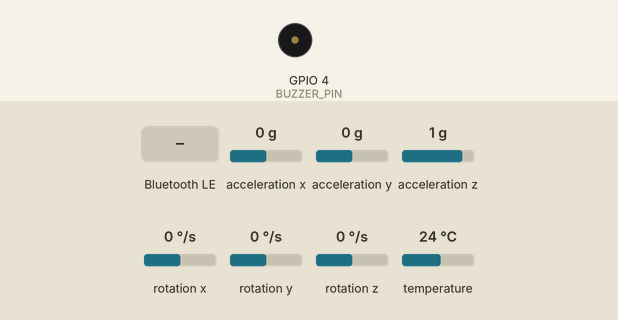
A program run on a simulated ESP32-S3. On the bench: buzzer (waves = sounding, pin HIGH). The inputs (shaded band) are chosen by the test bench; at power-on: acceleration x 0 g, acceleration y 0 g, acceleration z 1 g, rotation x 0 °/s, rotation y 0 °/s, rotation z 0 °/s, temperature 24 °C. Nothing arrives over Bluetooth unless stated; a phone connects over Bluetooth LE 3 s after start; what the program prints to the serial monitor is not drawn.

Above: at 2.2 s.
2.3 s: Bluetooth LE write "ARM" received
4.1 s: Bluetooth LE write "DISARM" received
5.6 s: Bluetooth LE write "START" received
Timing chart, 0 to 8.6 s (numbered marks = the images above; inputs shaded):
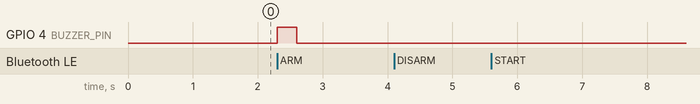

The program:

main.cpp
```cpp
#include <Arduino.h>
#include <Adafruit_MPU6050.h>
#include <Adafruit_Sensor.h>
#include <BLEDevice.h>
#include <BLE2902.h>
#include <BLEServer.h>
#include <BLEUtils.h>
#include <Wire.h>

#define SERVICE_UUID        "7a1e0001-8e47-4a2b-9d8f-4c61247a1000"
#define COMMAND_CHAR_UUID   "7a1e0002-8e47-4a2b-9d8f-4c61247a1000"
#define IMU_DATA_CHAR_UUID  "7a1e0003-8e47-4a2b-9d8f-4c61247a1000"
#define BUZZER_PIN 4
#define IMU_SDA_PIN 8
#define IMU_SCL_PIN 9

const unsigned long SAMPLE_INTERVAL_MS = 20;

Adafruit_MPU6050 mpu;
BLECharacteristic* imuDataCharacteristic = nullptr;

volatile bool armed = false;
volatile bool recording = false;
volatile bool deviceConnected = false;
bool imuReady = false;
unsigned long recordingStartMs = 0;
unsigned long lastSampleMs = 0;

class CommandCallbacks : public BLECharacteristicCallbacks {
    void onWrite(BLECharacteristic* characteristic) override {
        String command = String(characteristic->getValue().c_str());
        command.trim();

        Serial.print("Received command: ");
        Serial.println(command);

        if (command == "ARM") {
            armed = true;
            characteristic->setValue("ARMED");

            digitalWrite(BUZZER_PIN, HIGH);
            delay(300);
            digitalWrite(BUZZER_PIN, LOW);

            Serial.println("BikeGuard armed");
        }
        else if (command == "DISARM") {
            armed = false;
            characteristic->setValue("DISARMED");

            Serial.println("BikeGuard disarmed");
        }
        else if (command == "START") {
            if (!imuReady) {
                characteristic->setValue("IMU_NOT_READY");
                Serial.println("Cannot start recording: IMU is not ready");
                return;
            }

            recordingStartMs = millis();
            lastSampleMs = recordingStartMs - SAMPLE_INTERVAL_MS;
            recording = true;
            characteristic->setValue("RECORDING");

            Serial.println("IMU recording started");
        }
        else if (command == "STOP") {
            recording = false;
            characteristic->setValue("STOPPED");

            Serial.println("IMU recording stopped");
        }
        else {
            characteristic->setValue("UNKNOWN_COMMAND");
            Serial.println("Unknown command");
        }
    }
};

class ServerCallbacks : public BLEServerCallbacks {
    void onConnect(BLEServer* server) override {
        deviceConnected = true;
        Serial.println("Phone connected");
    }

    void onDisconnect(BLEServer* server) override {
        deviceConnected = false;
        recording = false;
        Serial.println("Phone disconnected");
        Serial.println("IMU recording stopped");

        delay(500);
        BLEDevice::startAdvertising();

        Serial.println("Advertising restarted");
    }
};

void setup() {
    Serial.begin(115200);
    delay(1000);

    pinMode(BUZZER_PIN, OUTPUT);
    digitalWrite(BUZZER_PIN, LOW);

    Wire.begin(IMU_SDA_PIN, IMU_SCL_PIN);
    imuReady = mpu.begin();

    if (imuReady) {
        mpu.setAccelerometerRange(MPU6050_RANGE_8_G);
        mpu.setGyroRange(MPU6050_RANGE_500_DEG);
        mpu.setFilterBandwidth(MPU6050_BAND_21_HZ);
        Serial.println("MPU6050 ready");
    } else {
        Serial.println("MPU6050 not found; recording will remain unavailable");
    }

    Serial.println("Starting BikeGuard BLE...");

    BLEDevice::init("BikeGuard");
    BLEDevice::setMTU(185);

    BLEServer* server = BLEDevice::createServer();
    server->setCallbacks(new ServerCallbacks());

    BLEService* service = server->createService(SERVICE_UUID);

    BLECharacteristic* commandCharacteristic =
        service->createCharacteristic(
            COMMAND_CHAR_UUID,
            BLECharacteristic::PROPERTY_READ |
            BLECharacteristic::PROPERTY_WRITE
        );

    commandCharacteristic->setCallbacks(new CommandCallbacks());
    commandCharacteristic->setValue("DISARMED");

    imuDataCharacteristic = service->createCharacteristic(
        IMU_DATA_CHAR_UUID,
        BLECharacteristic::PROPERTY_NOTIFY
    );
    imuDataCharacteristic->addDescriptor(new BLE2902());

    service->start();

    BLEAdvertising* advertising = BLEDevice::getAdvertising();
    advertising->addServiceUUID(SERVICE_UUID);
    advertising->setScanResponse(true);
    advertising->start();

    Serial.println("BikeGuard is advertising");
    Serial.println("Initial state: DISARMED");
    Serial.print("IMU sample interval (ms): ");
    Serial.println(SAMPLE_INTERVAL_MS);
}

void loop() {
    if (!recording || !deviceConnected || !imuReady) {
        delay(1);
        return;
    }

    const unsigned long now = millis();

    if (now - lastSampleMs < SAMPLE_INTERVAL_MS) {
        delay(1);
        return;
    }

    lastSampleMs += SAMPLE_INTERVAL_MS;

    sensors_event_t accel;
    sensors_event_t gyro;
    sensors_event_t temperature;
    mpu.getEvent(&accel, &gyro, &temperature);

    char packet[128];
    snprintf(
        packet,
        sizeof(packet),
        "%lu,%.3f,%.3f,%.3f,%.3f,%.3f,%.3f",
        now - recordingStartMs,
        accel.acceleration.x,
        accel.acceleration.y,
        accel.acceleration.z,
        gyro.gyro.x,
        gyro.gyro.y,
        gyro.gyro.z
    );

    imuDataCharacteristic->setValue(packet);
    imuDataCharacteristic->notify();
    Serial.println(packet);
}
```

Measured:
- after the input at 2.3 s, GPIO 4 (BUZZER_PIN): LOW → HIGH at once, → LOW 0.30 s later
- after the input at 4.1 s, every drawn part: stays the same
- after the input at 5.6 s, every drawn part: stays the same
